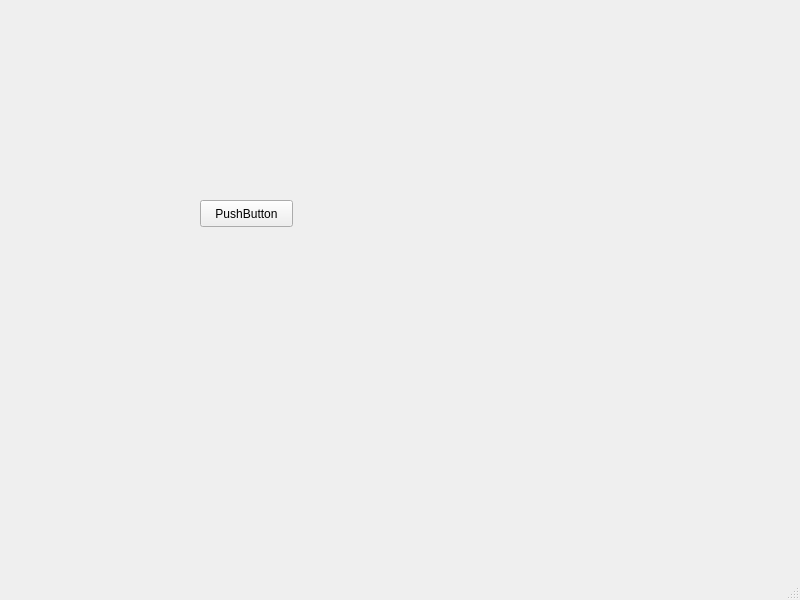
<?xml version="1.0" encoding="UTF-8"?>
<ui version="4.0">
 <class>MainWindow</class>
 <widget class="QMainWindow" name="MainWindow">
  <property name="geometry">
   <rect>
    <x>0</x>
    <y>0</y>
    <width>800</width>
    <height>600</height>
   </rect>
  </property>
  <property name="windowTitle">
   <string>MainWindow</string>
  </property>
  <widget class="QWidget" name="centralwidget">
   <widget class="QPushButton" name="pushButton">
    <property name="geometry">
     <rect>
      <x>200</x>
      <y>200</y>
      <width>93</width>
      <height>27</height>
     </rect>
    </property>
    <property name="text">
     <string>PushButton</string>
    </property>
   </widget>
  </widget>
  <widget class="QMenuBar" name="menubar">
   <property name="geometry">
    <rect>
     <x>0</x>
     <y>0</y>
     <width>800</width>
     <height>23</height>
    </rect>
   </property>
  </widget>
  <widget class="QStatusBar" name="statusbar"/>
 </widget>
 <resources/>
 <connections/>
</ui>
